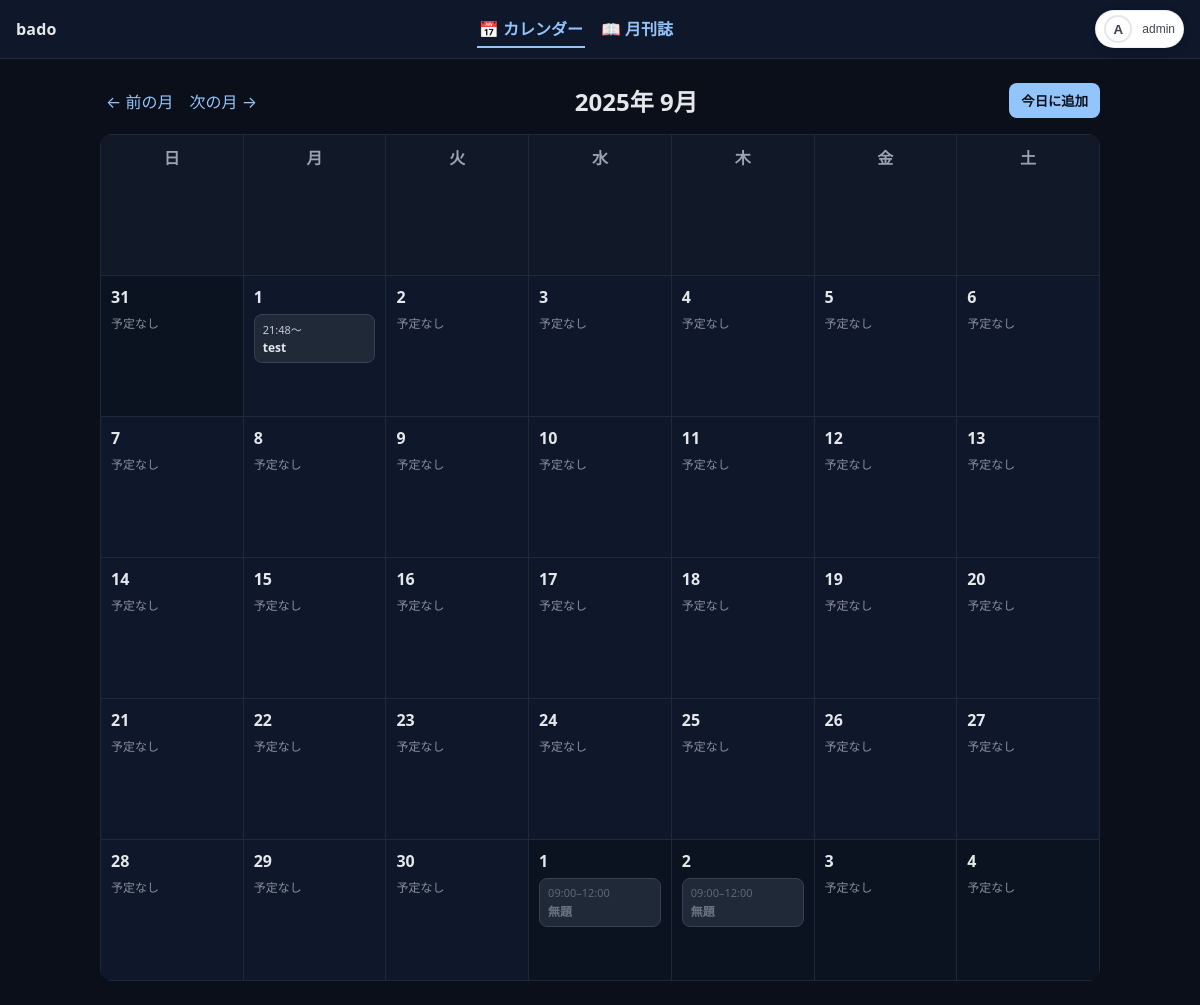
The app's page /?y=2025&m=9 (signed in) with its own data.
### core/models.py (models this page shows, shortened)
class User(AbstractUser):
    class Role(models.TextChoices):
        MEMBER  = "member", "一般"
        OFFICER = "officer", "運営"
        ADMIN   = "admin",   "管理者"
    role = models.CharField(max_length=10, choices=Role.choices, default=Role.MEMBER)

class Event(models.Model):
    user = models.ForeignKey(settings.AUTH_USER_MODEL, on_delete=models.CASCADE)
    title = models.CharField(max_length=200)
    start = models.DateTimeField()
    end = models.DateTimeField(null=True, blank=True)
    description = models.TextField(blank=True)
    created_at = models.DateTimeField(auto_now_add=True)
    updated_at = models.DateTimeField(auto_now=True)
    checkin_token = models.CharField(
        max_length=32,
        unique=True,
        blank=True,
        null=True,
        help_text="出席用QRコードに埋め込むトークン",
    )
    class Meta:
        ordering = ["start"]

### core/views.py (the view)
# urls.py: path("", core_views.home, name="home"),
@login_required
def home(request):
    return calendar_view(request)

### core/templatetags/custom_filters.py (called while the page is built)
@register.filter
def get_item(mapping, key):
    try:
        return mapping.get(key, [])
    except AttributeError:
        return []

@register.filter
def time_range(ev):
    if not ev or not getattr(ev, "start", None):
        return ""
    s = timezone.localtime(ev.start)
    if getattr(ev, "end", None):
        e = timezone.localtime(ev.end)
        if s.time() == e.time():
            return f"{s:%H:%M}"
        return f"{s:%H:%M}–{e:%H:%M}"
    return f"{s:%H:%M}〜"

### templates/core/calendar.html (shortened to what this page needs)
{% extends "base.html" %}
{% load custom_filters %}
{% block content %}
<div class="bar">
  <div class="nav">
    <a href="?y={{ prev_y }}&m={{ prev_m }}">← 前の月</a>
    <a href="?y={{ next_y }}&m={{ next_m }}">次の月 →</a>
  </div>
  <h2 style="margin:0;">{{ year }}年 {{ month }}月</h2>
  <button class="btn" id="addTodayBtn">今日に追加</button>
</div>
<table class="cal">
  <thead>
    <tr>
      <th>日</th><th>月</th><th>火</th><th>水</th><th>木</th><th>金</th><th>土</th>
    </tr>
  </thead>
  <tbody>
    {% for week in weeks %}
      <tr>
        {% for day in week %}
          <td class="cell {% if day == today %}today{% endif %} {% if day.month != month %}other{% endif %}"
              data-date="{{ day|date:'Y-m-d' }}">
            <div class="daynum">{{ day.day }}</div>
            {% for e in events_by_date|get_item:day %}
              <div class="event"
                   title="{{ e.description|default_if_none:'' }}"
                   data-id="{{ e.id }}"
                   data-title="{{ e.title|escape }}"
                   data-start="{{ e.start|date:'c' }}"
                   data-end="{% if e.end %}{{ e.end|date:'c' }}{% endif %}"
                   data-desc="{{ e.description|default_if_none:''|escape }}"
                   data-can-manage="{% if request.user.is_staff or e.user_id == request.user.id %}1{% else %}0{% endif %}">
                <div class="time">{{ e|time_range }}</div>
                <div class="title">{{ e.title }}</div>
              </div>
            {% empty %}
              <div class="muted" style="font-size:12px; margin-top:6px;">予定なし</div>
            {% endfor %}
          </td>
        {% endfor %}
      </tr>
    {% endfor %}
  </tbody>
</table>
{% endblock %}

### templates/base.html (shortened to what this page needs)
{% load static %}
{% load socialaccount %}
<!DOCTYPE html>
<html lang="ja">
<head>
</head>
<body>
  <header class="topbar">
    <div class="brand">bado</div>
    <nav class="tabs" aria-label="Primary">
      <a class="tab {% if request.resolver_match.url_name == 'calendar' or request.resolver_match.url_name == 'home' %}active{% endif %}"
         href="{% url 'calendar' %}">📅 カレンダー</a>
      <a class="tab {% if request.resolver_match.url_name == 'magazines_list' %}active{% endif %}"
         href="{% url 'magazines_list' %}">📖 月刊誌</a>
    </nav>
    <div class="right">
      {% if user.is_authenticated %}
        {% with sa=user.socialaccount_set.first %}
          {% if sa and sa.get_avatar_url %}
            {% with avatar_url=sa.get_avatar_url %}
              <button id="avatarBtn" class="avatar-btn" aria-haspopup="menu" aria-expanded="false">
                <img class="avatar-img" src="{{ avatar_url }}" alt="avatar">
                <span style="font-size:12px; opacity:.8;">{{ user.first_name|default:user.username }}</span>
              </button>
            {% endwith %}
          {% else %}
            <button id="avatarBtn" class="avatar-btn" aria-haspopup="menu" aria-expanded="false">
              <div class="avatar-fallback">{{ user.username|first|upper }}</div>
              <span style="font-size:12px; opacity:.8;">{{ user.username }}</span>
            </button>
          {% endif %}
        {% endwith %}
      {% else %}
        <a class="login-btn" href="{% provider_login_url 'google' %}">Googleでログイン</a>
      {% endif %}
    </div>
  </header>
  <div class="wrap">
    {% block content %}{% endblock %}
  </div>
</body>
</html>

### templates/base.html (style rules this page uses)
:root { --bg:#0b0f1a; --panel:#0f172a; --line:#1f2937; --text:#e5e7eb; --muted:#9ca3af; --brand:#93c5fd; --menu-bg:#ffffff; --menu-text:#111827; --ring:#e5e7eb; }
html,body { margin:0;background:var(--bg);color:var(--text);font-family:system-ui,-apple-system,"Segoe UI",Roboto,"Noto Sans JP",sans-serif; }
a { color:var(--brand); }
.topbar { position:sticky; top:0; z-index:100; display:flex; align-items:center; justify-content:space-between; padding:10px 16px; background:var(--panel); border-bottom:1px solid var(--line); backdrop-filter:saturate(140%) blur(4px); }
.brand { font-weight:800; letter-spacing:.2px; }
.tabs { display:flex; gap:14px; align-items:center; }
.tab { color:var(--brand); text-decoration:none; padding:6px 2px; border-bottom:2px solid transparent; font-weight:600; }
.tab.active { border-bottom-color:var(--brand); }
.right { display:flex; align-items:center; gap:10px; }
.avatar-btn { display:inline-flex; align-items:center; gap:10px; background:#fff; color:var(--menu-text); border:1px solid rgba(0,0,0,.06); box-shadow:0 1px 2px rgba(0,0,0,.08), 0 2px 12px rgba(0,0,0,.06); padding:4px 8px; border-radius:999px; cursor:pointer; }
.avatar-fallback { width:28px; height:28px; border-radius:50%; display:grid; place-items:center; font-weight:700; background:#fff; color:#374151; box-shadow:0 0 0 2px var(--ring) inset; }
.wrap { max-width:1000px; margin:24px auto; padding:0 16px; }

### templates/core/calendar.html (style rules this page uses)
.bar { display:flex; align-items:center; justify-content:space-between; margin: 8px 0 16px; }
.bar .nav a { color:#93c5fd; text-decoration:none; margin:0 6px; }
.cal { width:100%; border-collapse: collapse; background:#0f172a; border-radius: 12px; overflow:hidden; }
.cal th, .cal td { border: 1px solid #1f2937; padding: 10px; vertical-align: top; width:14.2857%; height:120px; }
.cal th { background:#111827; font-weight:600; color:#9ca3af; text-align:center; }
.daynum { font-weight:700; color:#e5e7eb; }
.other { background:#0b1220; color:#6b7280; }
.cell { position:relative; cursor:pointer; }
.event { font-size:12px; background:#1f2937; border:1px solid #374151; padding:6px 8px; border-radius:8px; margin-top:6px; }
.muted { color:#9ca3af; opacity:.85; }
.event .time { font-size:11px; opacity:.85; margin-bottom:2px; }
.event .title { font-weight:600; font-size:12px; }
.btn { color:#0b0f1a; background:#93c5fd; border:none; padding:8px 12px; border-radius:8px; cursor:pointer; font-weight:600; }

### records on screen
User: username|first "A", username "admin"
Event: start+end "21:48〜", title "test"
Event: start+end "09:00–12:00", title "無題"
Event: start+end "09:00–12:00", title "無題"

### other values on screen
{{ year }} "2025"
{{ month }} "9"
{{ day.day }} "31" "1" "2" "3" "4" "5" "6" "7" "8" "9" "10" "11" "12" "13" "14" "15" "16" "17" "18" "19" "20" "21" "22" "23" "24" "25" "26" "27" "28" "29" "30" "1" "2" "3" "4"
